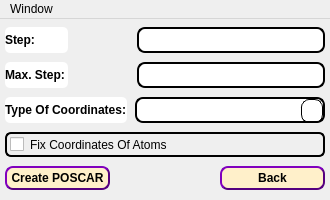
<?xml version="1.0" encoding="UTF-8"?>
<ui version="4.0">
 <class>VRPoscar</class>
 <widget class="QMainWindow" name="VRPoscar">
  <property name="geometry">
   <rect>
    <x>0</x>
    <y>0</y>
    <width>330</width>
    <height>200</height>
   </rect>
  </property>
  <property name="minimumSize">
   <size>
    <width>330</width>
    <height>200</height>
   </size>
  </property>
  <property name="maximumSize">
   <size>
    <width>330</width>
    <height>200</height>
   </size>
  </property>
  <property name="windowTitle">
   <string>VaspReader (POSCAR)</string>
  </property>
  <property name="windowIcon">
   <iconset resource="Resource.qrc">
    <normaloff>:/VRlogo/VR-logo.ico</normaloff>:/VRlogo/VR-logo.ico</iconset>
  </property>
  <property name="styleSheet">
   <string notr="true">QLineEdit{
  border-radius: 8px;
  border: 2px solid #000000;
  padding: 3px 3px;
}
QLineEdit:focus {
  border: 3px solid rgb(75, 75, 75);
}
QLineEdit:disabled {
border-radius: 8px;
padding: 3px 3px;  
border: 2px solid rgb(75, 75, 75);
background-color:rgb(150, 150, 150);
}
QLineEdit::placeholder {
  color: #000000;
}
QPushButton {
  background-color: rgb(255, 240, 202);
  color: black;
  font-weight: 600;
  border-radius: 8px;
  border: 2px solid rgb(85, 0, 127);
  padding: 3px 3px;
  margin-top: 0px;
  outline: 0px;
  border-style: outset;
}
QPushButton:disabled {
border-radius: 8px;
padding: 3px 3px;
color: black;
font-weight: 600;
border-radius: 8px;
border: 2px solid rgb(75, 75, 75);
background-color:rgb(150, 150, 150);
margin-top: 0px;
outline: 0px;
border-style: outset;
}
QPushButton:hover {
  background-color: rgb(255, 212, 137);
  border: 1px solid #000000;
  border-style: outset;
}
QPushButton:pressed {
background-color: white;
border: 3px solid #000000
}
QComboBox {
  border-radius: 8px;
  border: 2px solid #000000;
  padding: 3px 3px;
}
QComboBox:disabled {
border-radius: 8px;
padding: 3px 3px;
border-radius: 8px;
border: 2px solid rgb(75, 75, 75);
background-color:rgb(150, 150, 150);
}
QComboBox::drop-down {
  width: 18px;
  height:22px;
  padding: 0px 1px;
  border: 1px solid #000000;
  border-radius: 8px;
}
QComboBox::down-arrow {
  image: url(:/down-arrow_ico/down-arrow.ico);
  width: 18px;
  height:22px;
}
QComboBox::down-arrow:hover {
    width: 18px;
    height:22px;
    padding: 0px 1px;
    border: 1px solid #000000;
    border-radius: 8px;
	background-color: rgb(255, 229, 162);
}
QComboBox::down-arrow:pressed {
    width: 18px;
    height:22px;
    padding: 0px 1px;
    border: 0px solid #000000;
    border-radius: 8px;
	background-color: rgb(255, 232, 216);
}
QComboBox:pressed {
	background-color: rgb(255, 250, 237);
}
QFrame{
  border: 2px solid #000000;
  border-radius: 5px;
}
QLabel{
border: 0px solid #000000;
background-color: rgb(255, 255, 255, 255);
color: black;
font-weight: 600;
height:28px;}
QCheckBox{
  border-radius: 6px;
  border: 2px solid #000000;
  padding: 3px 3px;
}</string>
  </property>
  <property name="locale">
   <locale language="English" country="UnitedStates"/>
  </property>
  <widget class="QWidget" name="PoscarMainWidget">
   <layout class="QVBoxLayout" name="verticalLayout">
    <property name="leftMargin">
     <number>5</number>
    </property>
    <property name="topMargin">
     <number>5</number>
    </property>
    <property name="rightMargin">
     <number>5</number>
    </property>
    <property name="bottomMargin">
     <number>5</number>
    </property>
    <item>
     <layout class="QHBoxLayout" name="PoscarTopLayout" stretch="1,1,3">
      <property name="leftMargin">
       <number>0</number>
      </property>
      <property name="rightMargin">
       <number>0</number>
      </property>
      <item>
       <widget class="QLabel" name="label">
        <property name="text">
         <string>Step:</string>
        </property>
       </widget>
      </item>
      <item>
       <spacer name="horizontalSpacer_2">
        <property name="orientation">
         <enum>Qt::Horizontal</enum>
        </property>
        <property name="sizeHint" stdset="0">
         <size>
          <width>40</width>
          <height>20</height>
         </size>
        </property>
       </spacer>
      </item>
      <item>
       <widget class="QLineEdit" name="lineEdit"/>
      </item>
     </layout>
    </item>
    <item>
     <layout class="QHBoxLayout" name="horizontalLayout_2" stretch="1,1,3">
      <property name="leftMargin">
       <number>0</number>
      </property>
      <property name="rightMargin">
       <number>0</number>
      </property>
      <item>
       <widget class="QLabel" name="label_2">
        <property name="text">
         <string>Max. Step:</string>
        </property>
       </widget>
      </item>
      <item>
       <spacer name="horizontalSpacer_3">
        <property name="orientation">
         <enum>Qt::Horizontal</enum>
        </property>
        <property name="sizeHint" stdset="0">
         <size>
          <width>40</width>
          <height>20</height>
         </size>
        </property>
       </spacer>
      </item>
      <item>
       <widget class="QLineEdit" name="lineEdit_2"/>
      </item>
     </layout>
    </item>
    <item>
     <layout class="QHBoxLayout" name="horizontalLayout_3" stretch="1,1,100">
      <property name="leftMargin">
       <number>0</number>
      </property>
      <property name="rightMargin">
       <number>0</number>
      </property>
      <item>
       <widget class="QLabel" name="label_3">
        <property name="text">
         <string>Type Of Coordinates:</string>
        </property>
       </widget>
      </item>
      <item>
       <spacer name="horizontalSpacer_4">
        <property name="orientation">
         <enum>Qt::Horizontal</enum>
        </property>
        <property name="sizeHint" stdset="0">
         <size>
          <width>40</width>
          <height>20</height>
         </size>
        </property>
       </spacer>
      </item>
      <item>
       <widget class="QComboBox" name="comboBox"/>
      </item>
     </layout>
    </item>
    <item>
     <widget class="QCheckBox" name="checkBox">
      <property name="text">
       <string>Fix Coordinates Of Atoms</string>
      </property>
     </widget>
    </item>
    <item>
     <layout class="QHBoxLayout" name="horizontalLayout_4" stretch="1,1,1">
      <item>
       <widget class="QPushButton" name="pushButton">
        <property name="text">
         <string>Create POSCAR</string>
        </property>
       </widget>
      </item>
      <item>
       <spacer name="horizontalSpacer">
        <property name="orientation">
         <enum>Qt::Horizontal</enum>
        </property>
        <property name="sizeHint" stdset="0">
         <size>
          <width>40</width>
          <height>20</height>
         </size>
        </property>
       </spacer>
      </item>
      <item>
       <widget class="QPushButton" name="pushButton_2">
        <property name="text">
         <string>Back</string>
        </property>
       </widget>
      </item>
     </layout>
    </item>
   </layout>
  </widget>
  <widget class="QMenuBar" name="menubar">
   <property name="geometry">
    <rect>
     <x>0</x>
     <y>0</y>
     <width>330</width>
     <height>22</height>
    </rect>
   </property>
   <widget class="QMenu" name="menuWindow">
    <property name="title">
     <string>Window</string>
    </property>
    <addaction name="actionAbout"/>
    <addaction name="separator"/>
    <addaction name="actionBack"/>
    <addaction name="separator"/>
    <addaction name="actionExit"/>
   </widget>
   <addaction name="menuWindow"/>
  </widget>
  <action name="actionAbout">
   <property name="text">
    <string>About</string>
   </property>
  </action>
  <action name="actionBack">
   <property name="text">
    <string>Back</string>
   </property>
  </action>
  <action name="actionExit">
   <property name="text">
    <string>Exit</string>
   </property>
  </action>
 </widget>
 <resources>
  <include location="Resource.qrc"/>
 </resources>
 <connections/>
</ui>
